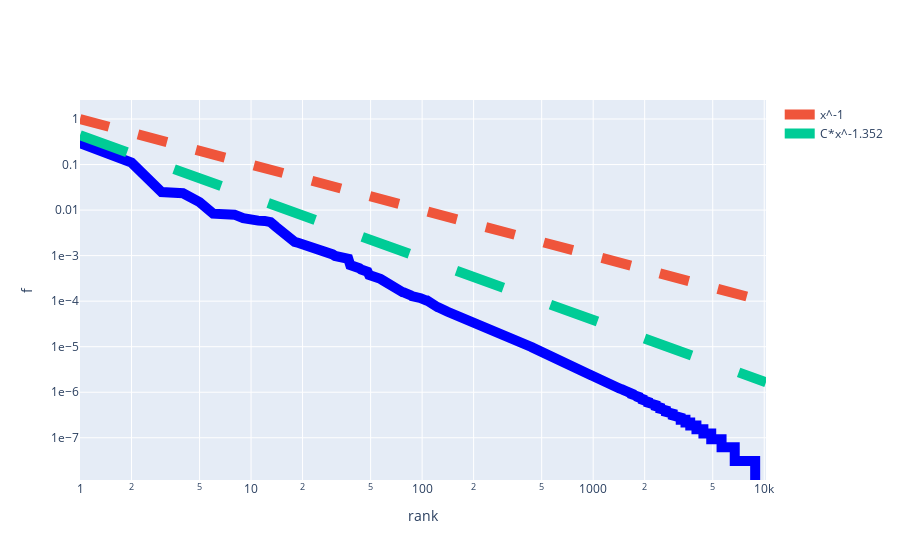

Notebook code cell kept with this figure:
### Code cell
fig = go.Figure()

fig.add_trace(go.Scatter(y=y, marker=dict(symbol="0", size=20, color="blue"), line_width=10, name="", showlegend=False))
fig.add_trace(go.Scatter(x=x, y=1/x, line_width=10, line_dash="dash",name="x^-1"))

fit_func = lambda x, C, gamma: C * np.power(x, - gamma)

x = np.linspace(1, len(y), len(y))

popt, pcov = curve_fit(fit_func, x[:10000], y[:10000])
fig.add_trace(go.Scatter(x=x, y=fit_func(x, *popt), line_width=10, line_dash="longdash", name=f"C*x^-{round(popt[1],3)}"))

#dd = np.diff(np.diff(cnts))
#mask = np.argwhere((dd[1:]*dd[:-1]<0)).ravel()
#fig.add_trace(go.Scatter(x=x[mask],y=cnts[mask],  name=f"flexes", mode="markers"))

fig.update_xaxes(type="log", title="rank")
fig.update_yaxes(type="log", exponentformat="e", title="f")

fig.show()
